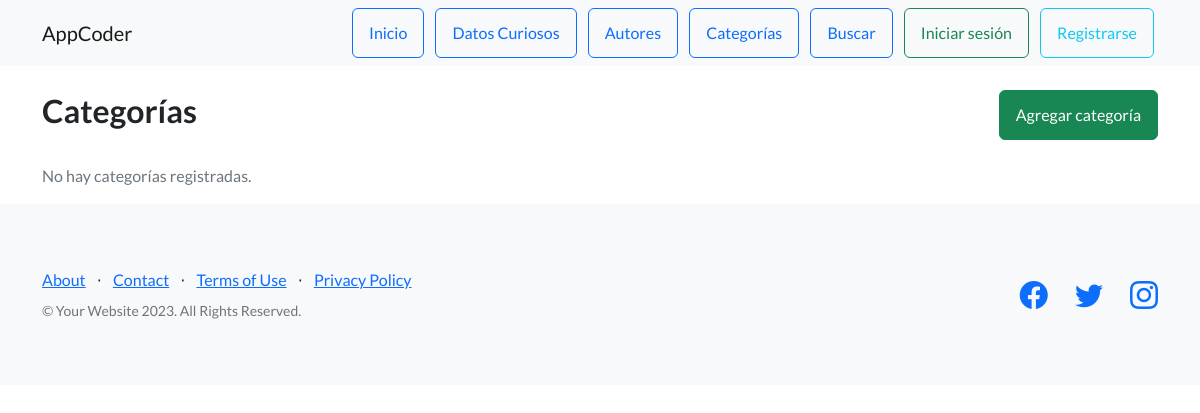
Before: /categorias/ with the older database file.
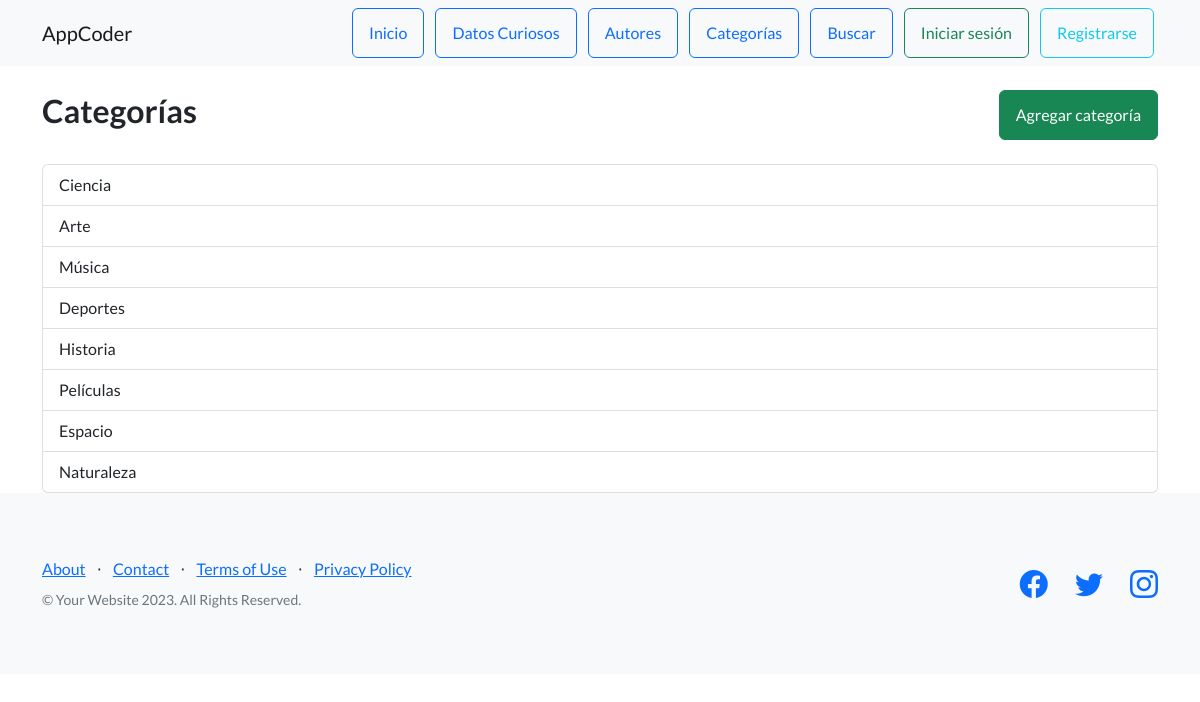
After: the same page with the newer database file.
### AppCoder/models.py (models this page shows, shortened)
class Categoria(models.Model):
    nombre = models.CharField(max_length=100)

### AppCoder/views.py (the view)
# urls.py: path('categorias/', views.ver_categorias, name='ver_categorias'),#al poner /categorias se ve la lista
def ver_categorias(request):
    categorias = Categoria.objects.all()
    return render(request, "AppCoder/categorias.html", {"categorias": categorias})

### AppCoder/templates/AppCoder/categorias.html (shortened to what this page needs)
{% extends 'AppCoder/padre.html' %}
{% load static %}
{% block contenido %}
<div class="container mt-4">
    <div class="d-flex justify-content-between align-items-center mb-4">
        <h2>Categorías</h2>
        <a href="{% url 'agregar_categoria' %}" class="btn btn-success">Agregar categoría</a>
    </div>
    {% if categorias %}
        <ul class="list-group">
            {% for categoria in categorias %}
                <li class="list-group-item">{{ categoria.nombre }}</li>
            {% endfor %}
        </ul>
    {% else %}
        <p class="text-muted">No hay categorías registradas.</p>
    {% endif %}
</div>
{% endblock %}

Changed rows visible on the page:
added Categoria: nombre "Ciencia"
added Categoria: nombre "Arte"
added Categoria: nombre "Música"
added Categoria: nombre "Deportes"
added Categoria: nombre "Historia"
added Categoria: nombre "Películas"
added Categoria: nombre "Espacio"
added Categoria: nombre "Naturaleza"
Other visible differences:
text no longer shown: "No hay categorías registradas."
